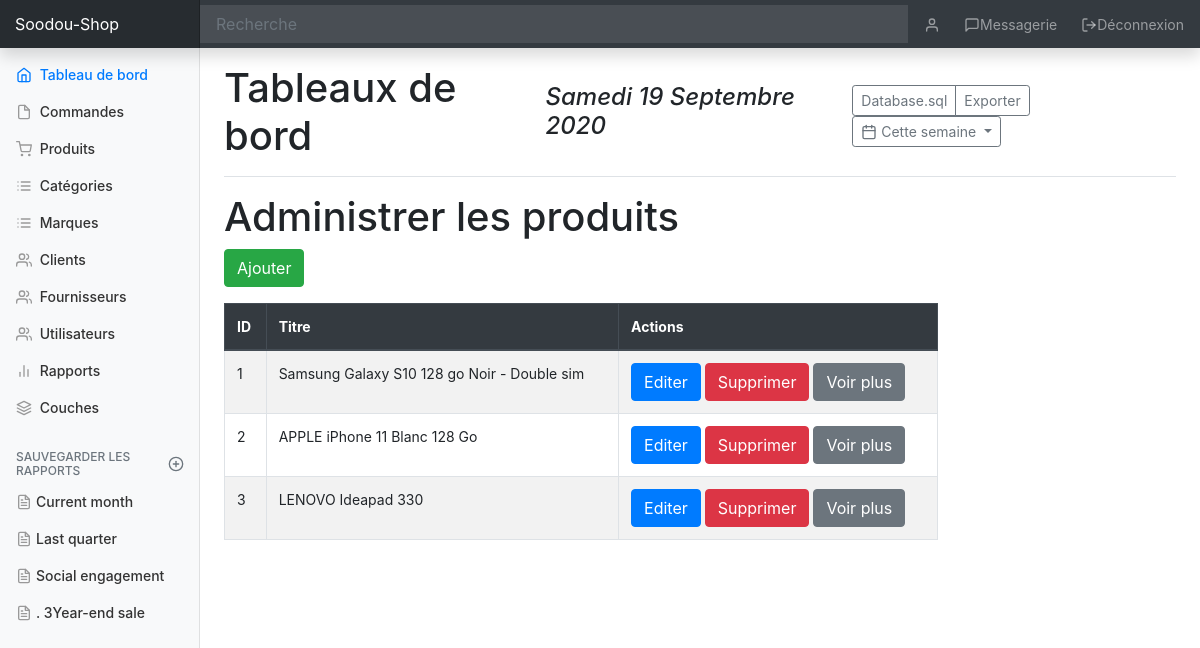
Screenshot of /admin.php?p=products.index (signed in) with the database file from the repository.
### tables this page shows
CREATE TABLE produits (
    id int(11) AUTO_INCREMENT NOT NULL,
    designation VARCHAR(255) NOT NULL,
    description TEXT,
    prix DOUBLE NOT NULL,
    prix_promo DOUBLE,
    photo VARCHAR(255),
    id_marque INT(10) NOT NULL,
    id_categorie INT(11) NOT NULL,
    id_fournisseur INT(11) NOT NULL,
    PRIMARY KEY (id),
    CONSTRAINT CK_prix CHECK (prix>0),
    CONSTRAINT CK_prix_promo CHECK (prix_promo>0),
    CONSTRAINT FK_Produit_id_marque FOREIGN KEY (id_marque) REFERENCES marques (id),
    CONSTRAINT FK_Produit_id_categorie FOREIGN KEY (id_categorie) REFERENCES categories (id),
    CONSTRAINT FK_Produit_id_fournisseur FOREIGN KEY (id_fournisseur) REFERENCES fournisseurs (id)
);

### app/Autoloader.php (called while the page is built, shortened)
<?php
class Autoloader {
    static function autoload($class){
        if(strpos($class, __NAMESPACE__.'\\') === 0){
            $class = str_replace(__NAMESPACE__.'\\', '', $class);
            $class = str_replace('\\', '/', $class);
        }
    }
}
?>

### app/App.php (called while the page is built, shortened)
<?php
class App{
    private static $database;
    public static function getDatabase(){
        if(self::$database === null){
            self::$database = new Database(self::DB_NAME, self::DB_USER, self::DB_PASSWORD, self::DB_HOST);
        }
        return self::$database;
    }
}

### app/Database.php (called while the page is built, shortened)
<?php
class Database{
    private $db_host;
    private $db_name;
    private $db_user;
    private $db_password;
    private $pdo;
    public function __construct($db_name, $db_user='soodafwe_soul', $db_password='soodafwe_diallo',  $db_host='localhost'){
        $this->db_host = $db_host;
        $this->db_name = $db_name;
        $this->db_user = $db_user;
        $this->db_password = $db_password;
    }
    private function getPDO(){
        if($this->pdo === null){
            $pdo = new PDO("mysql:hostname={$this->db_host};dbname={$this->db_name}", $this->db_user, $this->db_password);
            $pdo->setAttribute(PDO::ATTR_ERRMODE, PDO::ERRMODE_EXCEPTION);
            $this->pdo = $pdo;
        }
        return $this->pdo;
    }
    public function query($statement, $class_name=null, $one='false'){
        $requete = $this->getPDO()->query($statement);
        if($class_name === null){
            $requete->setFetchMode(PDO::FETCH_OBJ);
        }else {
            $requete->setFetchMode(PDO::FETCH_CLASS, $class_name);
        }
        if($one){
            $data = $requete->fetch();
        }else{
            $data = $requete->fetchAll();
        }
        return $data;
    }
}

### app/Table/Table.php (called while the page is built, shortened)
<?php
class Table {
    public static function query($statement, $attributes=null, $one=false){
        if($attributes){
            return App::getDatabase()->prepare($statement, $attributes, get_called_class(), $one);
        }else{
            return App::getDatabase()->query($statement, get_called_class(), $one);
        }
    }
}

### app/Table/Produit.php (called while the page is built, shortened)
<?php
class Produit extends Table{
    protected static $table = "produits";
    public static function getAll(){
        return self::query(
            "SELECT *
            FROM ".self::$table."");
    }
}

### pages/admin/products/index.php (the view, shortened to what this page needs)
<?php
$products = Produit::getAll();
?>
<h1>Administrer les produits</h1>
<p>
    <a href="?p=products.add" class="btn btn-success">Ajouter</a>
</p>
<table class="table table-bordered table-hover table-striped w-75">
    <thead class="thead-dark">
        <th>ID</th>
        <th>Titre</th>
        <th>Actions</th>
    </thead>
    <tbody>
        <?php foreach($products as $product): ?>
        <tr>
            <td><?= $product->id ?></td>
            <td><?= $product->designation ?></td>
            <td >
                <a href="?p=products.edit&id=<?= $product->id ?>" class="btn btn-primary">Editer</a>
                <form action="?p=products.delete" method="POST" class="d-inline">
                    <button type="submit" class="btn btn-danger">Supprimer</button>
                </form>
                <a href="?p=products.show&id=<?= $product->id ?>" class="btn btn-secondary">Voir plus</a>
            </td>
        </tr>
        <?php endforeach; ?>
    </tbody>
</table>

### public/css/dashboard.css (style rules this page uses)
body { font-size: .875rem; }

### rows the page displays
produits: id "1", designation "Samsung Galaxy S10 128 go Noir - Double sim"
produits: id "2", designation "APPLE iPhone 11 Blanc 128 Go"
produits: id "3", designation "LENOVO Ideapad 330"
